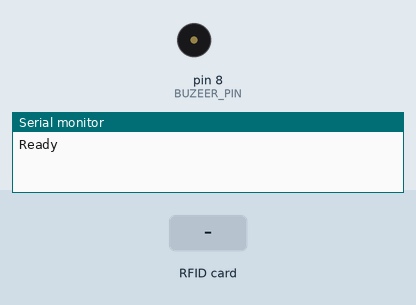
Bench run of a sketch on a simulated Arduino Uno, built with avr-gcc and run on an emulated ATmega328P. Parts: buzzer (waves = sounding), the last lines printed to the serial monitor. The inputs (shaded band) are chosen by the test bench.

Above: at 1.2 s.
1.3 s: RFID card 5E 7A 19 C4 held to the reader
At 1.4 s:
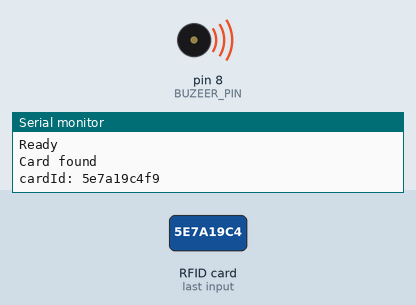
Timing chart, 0 to 4.3 s (numbered marks = the images above; inputs shaded):
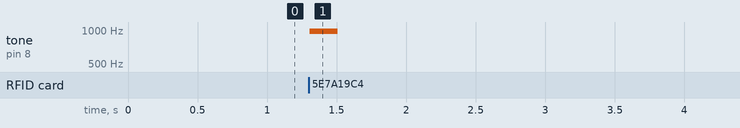

The sketch:

RFID_1_ReadID.ino
```cpp
#include <SPI.h>
#include <RFID.h>
#define RST_PIN 9
#define SDA_PIN 10
#define BUZEER_PIN 8

/*
RFID 接線
SDA: 10
SCK: 13
MOSI: 11
MISO: 12
IRQ:
GND: GND
RST: 9
3.3V: 3.3V
*/

RFID rfid(SDA_PIN, RST_PIN);

void setup() {
  Serial.begin(9600);
  SPI.begin();
  rfid.init();
  Serial.println("Ready");
}

void loop() {
  if(rfid.isCard() && rfid.readCardSerial()) { // 偵測到卡
      tone(BUZEER_PIN, 976, 200);
      Serial.println("Card found");
      String cardId = ""; // 卡片 id
      for(int i=0;i<5;i++) {
        //Serial.print(rfid.serNum[i], HEX);
        //Serial.print(", ");
        cardId += String(rfid.serNum[i], HEX); // 組合前5個id內容
      }
      Serial.print("cardId: ");
      Serial.println(cardId);
      Serial.println();
      delay(1000);
  }

  rfid.halt(); // 進入休眠
}
```

Measured:
- after the input at 1.3 s, tone on pin 8 (BUZEER_PIN): silent → 976 Hz at once, → silent 0.20 s later
